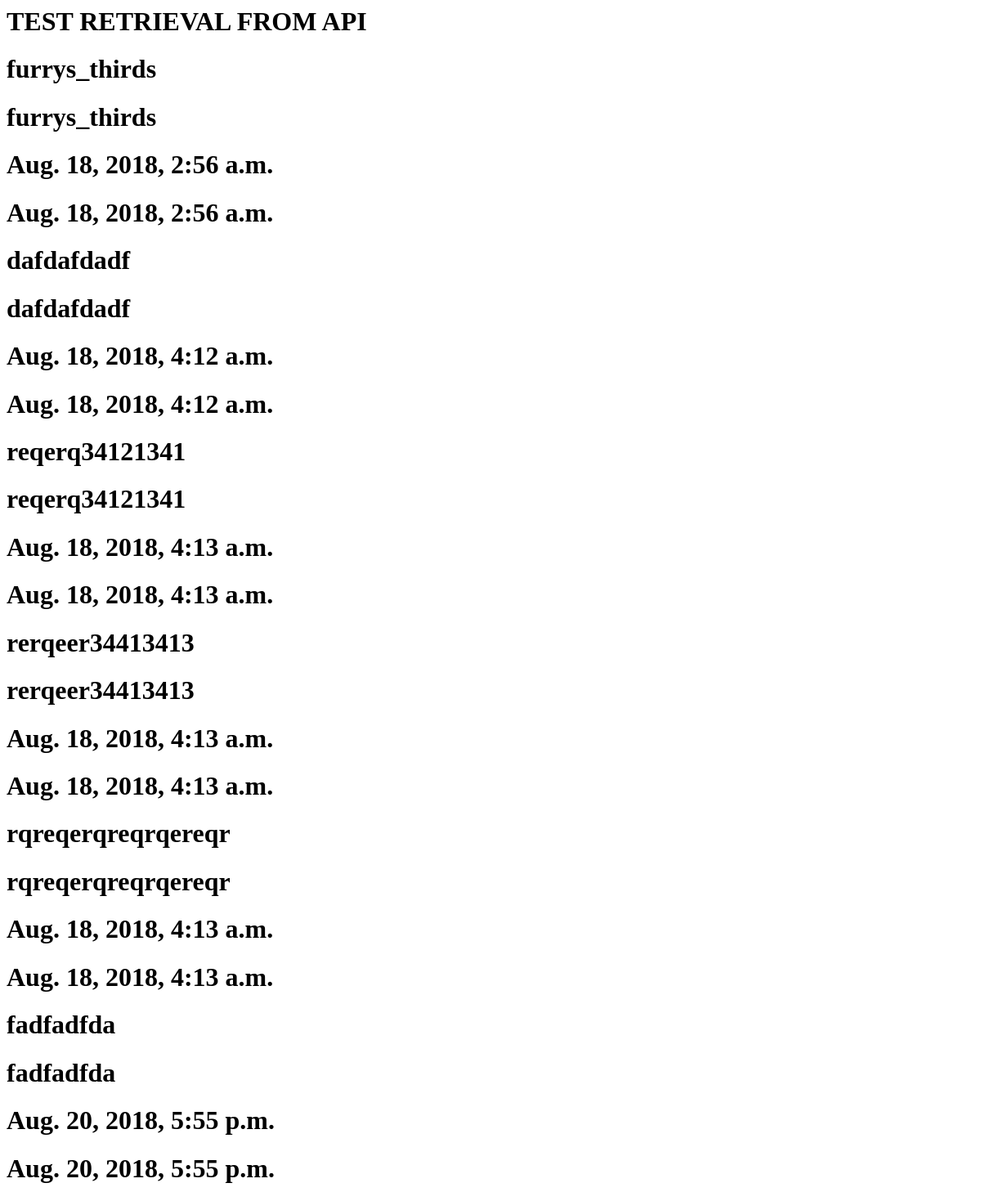
The page /test on the database as committed earlier.
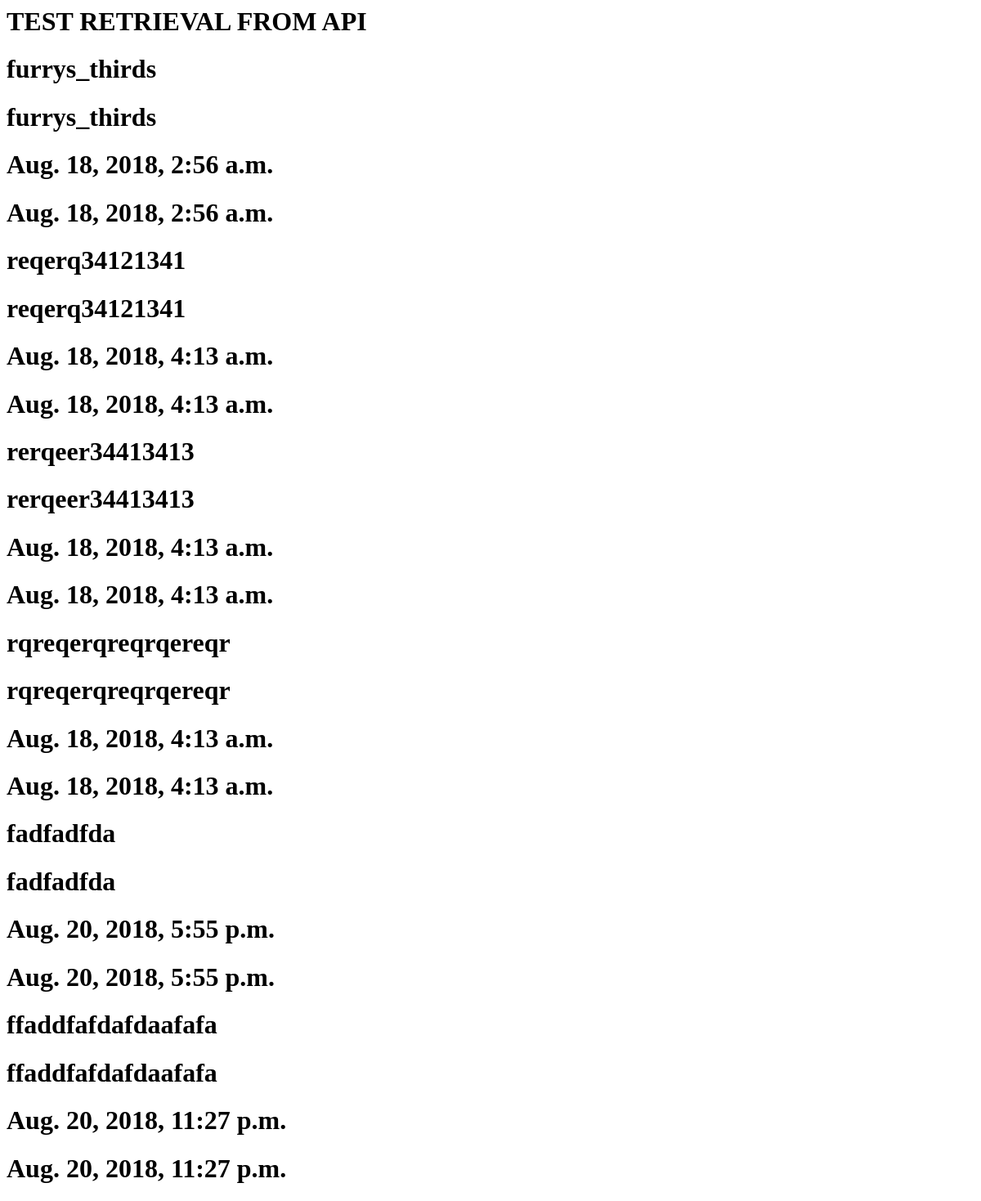
The same page on the database as committed later.
### messageboard/models.py (models this page shows, shortened)
class Forum(models.Model):
    slug = models.SlugField(primary_key=True, help_text="Cannot contain spaces")
    moderators = models.ManyToManyField(User)
    created_at = models.DateTimeField(auto_now_add=True)
    updated_at = models.DateTimeField(auto_now=True)
    def __str__(self):
        return self.slug

### vote/views.py (the view)
# urls.py: path("test", TestView.as_view(), name="test"),
class TestView(TemplateView):
    template_name = "vote/test.html"
    def get_context_data(self, **kwargs):
        context = super(TestView, self).get_context_data(**kwargs)
        context["all_forums"] = Forum.objects.all()
        return context

### vote/templates/vote/test.html (shortened to what this page needs)
<html lang="en">
<head>
</head>
<body>
    <h1>
        TEST RETRIEVAL FROM API
    </h1>
    {% for item in all_forums %}
    <h1> {{ item }}</h1>
    <h1> {{ item.slug }}</h1>
    <h1> {{ item.created_at }}</h1>
    <h1> {{ item.updated_at }}</h1>
    {% endfor %}
</body>
</html>

Rows that differ between the two databases and show on the page:
removed Forum: slug "dafdafdadf", created_at "Aug. 18, 2018, 4:12 a.m.", updated_at "Aug. 18, 2018, 4:12 a.m."
added Forum: slug "ffaddfafdafdaafafa", created_at "Aug. 20, 2018, 11:27 p.m.", updated_at "Aug. 20, 2018, 11:27 p.m."
